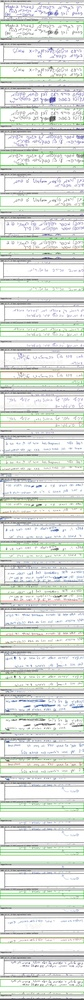
#> input picture evaluation/flagged_sample_review/bad_segmentation.jpg, 84 x 1000 px, shrunk from 900 x 10661 before the run, given in place of hc_e002_q1_r1.png, which was not available
$ python m2_ink_strokes.py
#> lines starting #> are read from the running program, lines starting #| are printed output that depends on the picture; after the words box and inside, x2 and y2 are one past the last pixel; in counts of white or black regions, pixels touching at a corner belong together; pictures that were not available may be replaced by others from this repository, and a replacement may not be noted
"""Phase 2A: deterministic image -> synthetic-stroke conversion (rtl heuristic).

Converts frozen hebrew_bench_v2 handwriting crops into ordered stroke paths
for a later ML Kit Digital Ink experiment. The student's true pen order is
UNKNOWN — reconstructed strokes are an approximation and every output says
so. No randomness anywhere; references.json is never read.

Pipeline per crop:
  grayscale -> Otsu threshold -> drop specks (<6 px) -> skeletonize ->
  skeleton graph (endpoints / junctions / edge paths) -> stroke assembly
  (rtl heuristic: components right-to-left; start at the endpoint nearest
  the top-right; greedy direction-preserving continuation at junctions) ->
  resampled ordered (x, y) points.

Outputs (per item):
  evaluation/hebrew_bench_v2/ink_strokes/rtl/<item>.json   stroke data+stats
  evaluation/hebrew_bench_v2/ink_strokes/diag/<item>.png   4-panel diagnostic
"""

from __future__ import annotations

import json
import sys
import time
from collections import defaultdict
from pathlib import Path

import cv2
import numpy as np
from skimage.filters import threshold_otsu
from skimage.measure import label
from skimage.morphology import skeletonize

if hasattr(sys.stdout, "reconfigure"):
    sys.stdout.reconfigure(encoding="utf-8", errors="replace")

REPO = Path(__file__).resolve().parents[1]
BENCH = REPO / "evaluation" / "hebrew_bench_v2"
OUT = BENCH / "ink_strokes"

GATE_ITEMS = [
    "hc_e002_q1_r1", "hc_e002_q1_r2", "hc_e002_q1_r3", "hc_e002_q1_r4",
    "hl_e003_q1_r1__l1", "hl_e003_q1_r2__l2", "hl_e003_q1_r3__l1",
    "hl_e003_q1_r4__l1", "hl_e004_q1_r1__l1", "hl_e004_q1_r2__l1",
    "hl_e004_q1_r3__l1", "hl_e004_q1_r3__l2", "hl_e005_q1_r1__l1",
    "hl_e005_q1_r1__l2", "hl_e005_q1_r2__l1", "hl_e005_q1_r2__l2",
    "hl_e006_q1_r1__l1", "hl_e006_q1_r2__l1", "hl_e006_q1_r3__l1",
    "hl_e007_q1_r1__l1",
]

NB8 = [(-1, -1), (-1, 0), (-1, 1), (0, -1), (0, 1), (1, -1), (1, 0), (1, 1)]


def load_gray(path: Path) -> np.ndarray:
    img = cv2.imread(str(path), cv2.IMREAD_GRAYSCALE)
    if img is None:
        raise ValueError(f"unreadable image {path}")
    return img


def binarize(gray: np.ndarray) -> np.ndarray:
    thr = threshold_otsu(gray)
    ink = gray < thr
    lab = label(ink, connectivity=2)
    keep = np.zeros_like(ink)
    for i in range(1, lab.max() + 1):
        m = lab == i
        if m.sum() >= 6:
            keep |= m
    return keep


# [35 lines left out: functions remove_structural_lines, solidify, not called in this run]


def skeleton_graph(skel: np.ndarray):
    """Return (degree image, edge paths). Edges connect nodes (deg!=2 pixels)
    or close cycles; each edge is an ordered pixel path [(y,x), ...]."""
    ys, xs = np.nonzero(skel)
    pix = set(zip(ys.tolist(), xs.tolist()))
    deg = {}
    for p in pix:
        deg[p] = sum(((p[0] + dy, p[1] + dx) in pix) for dy, dx in NB8)
    nodes = {p for p, d in deg.items() if d != 2}
    visited_dir = set()
    edges = []

    def walk(start, first):
        path = [start, first]
        prev, cur = start, first
        while cur not in nodes and cur != start:
            nxts = [
                (cur[0] + dy, cur[1] + dx) for dy, dx in NB8
                if (cur[0] + dy, cur[1] + dx) in pix
                and (cur[0] + dy, cur[1] + dx) != prev
            ]
            if not nxts:
                break
            prev, cur = cur, nxts[0]
            path.append(cur)
        return path

    for n in sorted(nodes):
        for dy, dx in NB8:
            first = (n[0] + dy, n[1] + dx)
            if first not in pix or (n, first) in visited_dir:
                continue
            path = walk(n, first)
            visited_dir.add((n, first))
            if len(path) > 1:
                visited_dir.add((path[-1], path[-2]))
                edges.append(path)
    # pure cycles (no nodes): trace remaining unvisited deg==2 pixels
    on_edges = {p for e in edges for p in e}
    leftover = pix - on_edges
    while leftover:
        start = min(leftover, key=lambda p: (p[1], p[0]))  # deterministic
        path = [start]
        prev, cur = None, start
        while True:
            nxts = [
                (cur[0] + dy, cur[1] + dx) for dy, dx in NB8
                if (cur[0] + dy, cur[1] + dx) in pix
                and (cur[0] + dy, cur[1] + dx) != prev
                and ((cur[0] + dy, cur[1] + dx) in leftover
                     or (cur[0] + dy, cur[1] + dx) == start)
            ]
            if not nxts:
                break
            prev, cur = cur, nxts[0]
            if cur == start:
                break
            path.append(cur)
        leftover -= set(path)
        if len(path) > 2:
            edges.append(path + [start])
    return deg, nodes, edges


# [93 lines left out: functions assemble_strokes_rtl, resample, not called in this run]


PALETTE = [(46, 134, 222), (231, 76, 60), (39, 174, 96), (155, 89, 182),
           (241, 196, 15), (26, 188, 156), (230, 126, 34), (52, 73, 94)]


# [19 lines left out: function diagnostics, not called in this run]


VERSION = "rtl"  # set to "rtl_a1" by --version a1


def convert(item_id: str) -> dict:
    t0 = time.monotonic()
    gray = load_gray(BENCH / "crops" / f"{item_id}.png")
    ink = binarize(gray)
    if VERSION == "rtl_a1":
        ink = remove_structural_lines(ink)
        ink = solidify(ink)
        # re-drop specks the line removal may have orphaned
        lab2 = label(ink, connectivity=2)
        keep = np.zeros_like(ink)
        for i in range(1, lab2.max() + 1):
            m = lab2 == i
            if m.sum() >= 6:
                keep |= m
        ink = keep
    n_components = int(label(ink, connectivity=2).max())
    skel = skeletonize(ink)
    deg, nodes, edges = skeleton_graph(skel)
    n_skel = max(len(deg), 1)
    junctions = [p for p, d in deg.items() if d >= 3]
    endpoints = [p for p, d in deg.items() if d == 1]
    ambiguous = set()
    for p in junctions:
        ambiguous.add(p)
        for dy, dx in NB8:
            q = (p[0] + dy, p[1] + dx)
            if q in deg:
                ambiguous.add(q)
    strokes_px = assemble_strokes_rtl(nodes, edges, gray.shape)
    strokes = [resample(s) for s in strokes_px if len(s) >= 3]
    dt = time.monotonic() - t0
    diagnostics(gray, skel, strokes, OUT / ("diag" if VERSION == "rtl" else "diag_a1") / f"{item_id}.png")
    rec = {
        "item": item_id,
        "heuristic": VERSION,
        "stroke_order_note": (
            "SYNTHETIC approximation — the student's true pen order is unknown"
        ),
        "width": int(gray.shape[1]), "height": int(gray.shape[0]),
        "n_ink_components": n_components,
        "n_strokes": len(strokes),
        "n_junction_pixels": len(junctions),
        "junction_density": round(len(junctions) / n_skel, 4),
        "n_endpoints": len(endpoints),
        "ambiguous_skeleton_fraction": round(len(ambiguous) / n_skel, 4),
        "conversion_latency_s": round(dt, 2),
        "strokes": [[[int(x), int(y)] for x, y in s] for s in strokes],
    }
    (OUT / VERSION / f"{item_id}.json").write_text(
        json.dumps(rec, ensure_ascii=False), encoding="utf-8"
    )
    return rec


def main() -> int:
    global VERSION
    import argparse
    ap = argparse.ArgumentParser()
    ap.add_argument("--version", choices=["v1", "a1"], default="v1")
    args = ap.parse_args()
    VERSION = "rtl" if args.version == "v1" else "rtl_a1"
    (OUT / VERSION).mkdir(parents=True, exist_ok=True)
    (OUT / ("diag" if VERSION == "rtl" else "diag_a1")).mkdir(parents=True, exist_ok=True)
    rows = []
    for item in GATE_ITEMS:
        try:
            r = convert(item)
#> in load_gray, `img = cv2.imread(str(path), cv2.IMREAD_GRAYSCALE)`:
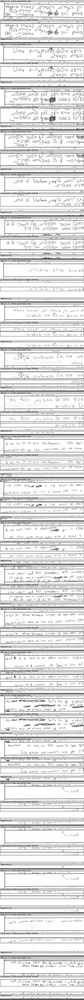
#> img: shape (1000, 84); min 58, max 255, mean 221.4
#> in binarize, `thr = threshold_otsu(gray)`: thr = 214
#> in binarize, `ink = gray < thr`:
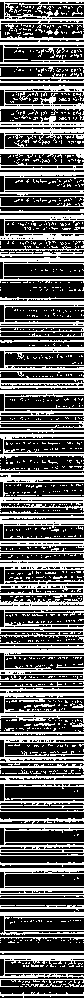
#> ink: shape (1000, 84) bool; 37.9% white in thin lines or dots
#> in binarize, `lab = label(ink, connectivity=2)`:
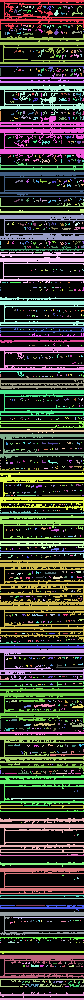
#> lab: shape (1000, 84) int32; 1034 distinct labels, from 0 to 1033; one colour per label, 0 black
#> the loop in binarize, `for i in range(1, lab.max() + 1):` made 1033 passes
#> pass 1, in binarize, `m = lab == i`:
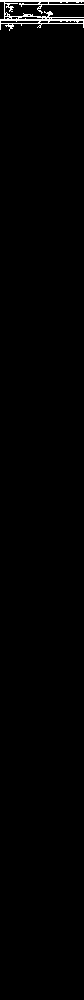
#> m: shape (1000, 84) bool; 0.96% white in thin lines or dots, all inside (x1, y1, x2, y2) = (0, 0, 84, 31)
#> pass 2, in binarize, `m = lab == i`:
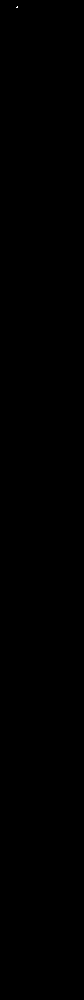
#> m: shape (1000, 84) bool; 0% white in thin lines or dots, all inside (x1, y1, x2, y2) = (16, 6, 18, 8)
#> after the loop in binarize, `for i in range(1, lab.max() + 1):`:
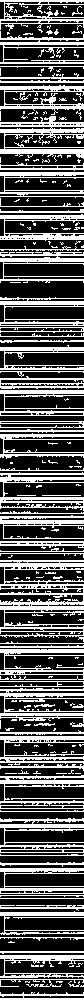
#> keep: shape (1000, 84) bool; 35.7% white; 211 white regions (141 under 20 px), largest, box (x1, y1, x2, y2) and area: (0, 560, 84, 642) 2704, (0, 116, 84, 159) 1562, (0, 472, 84, 511) 1206
#> in convert, `n_components = int(label(ink, connectivity=2).max())`: n_components = 211
#> in convert, `skel = skeletonize(ink)`:
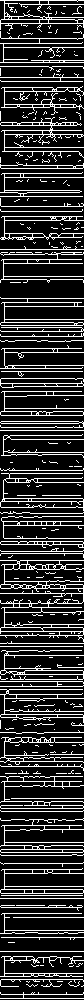
#> skel: shape (1000, 84) bool; 19.9% white in thin lines or dots
#> in skeleton_graph, `ys, xs = np.nonzero(skel)`: ys = 16678 values from 0 to 998; xs = 16678 values, max 83 at index 82, min 0 at index 0, mean 41.41
#> in skeleton_graph, `pix = set(zip(ys.tolist(), xs.tolist()))`: pix = 16678 items
#> the loop in skeleton_graph, `for p in pix:` made 16678 passes
#> p on passes 1 to 3: (435, 40), (569, 40), (173, 40)
#> in skeleton_graph, `nodes = {p for p, d in deg.items() if d != 2}`: nodes = 4029 items
#> in skeleton_graph, `first = (n[0] + dy, n[1] + dx)`: first = (-1, -1)
            rows.append(r)
            print(f"{item}: comps={r['n_ink_components']} strokes={r['n_strokes']} "
                  f"junc_density={r['junction_density']} "
                  f"ambig={r['ambiguous_skeleton_fraction']} "
                  f"endpoints={r['n_endpoints']} t={r['conversion_latency_s']}s")
        except Exception as e:  # noqa: BLE001
            rows.append({"item": item, "error": f"{type(e).__name__}: {e}"})
            print(f"{item}: CONVERSION FAILED {type(e).__name__}: {e}")
    ok = [r for r in rows if "error" not in r]
    if ok:
        med = lambda k: sorted(r[k] for r in ok)[len(ok) // 2]  # noqa: E731
        print(f"\nconverted {len(ok)}/{len(rows)}")
        print(f"median components={med('n_ink_components')} strokes={med('n_strokes')} "
              f"junction_density={med('junction_density')} "
              f"ambiguous_fraction={med('ambiguous_skeleton_fraction')}")
    (OUT / f"summary_{VERSION}.json").write_text(
        json.dumps(rows, ensure_ascii=False, indent=1, default=str)[:400000],
        encoding="utf-8",
    )
    return 0


if __name__ == "__main__":
    sys.exit(main())

$ run again, on evaluation/hebrew_bench/human_annotation/crops/e002_q1_r1.png
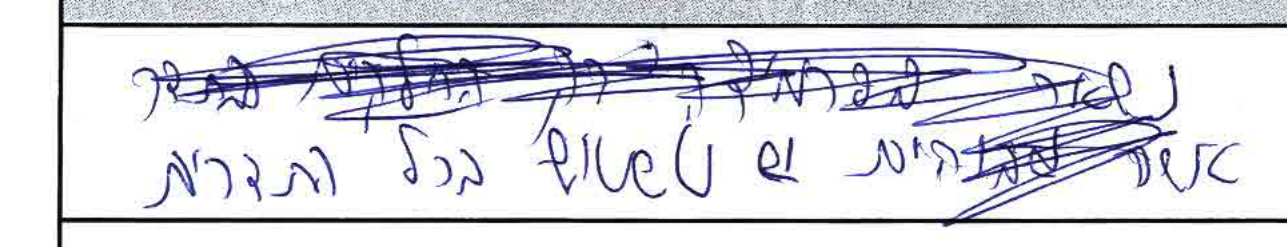
#> input picture evaluation/hebrew_bench/human_annotation/crops/e002_q1_r1.png, 1287 x 247 px, given in place of hc_e002_q1_r1.png, which was not available
#> thr = 157
#> ink: shape (247, 1287) bool; 15.3% white; 866 white regions (841 under 20 px), largest, box (x1, y1, x2, y2) and area: (57, 0, 1287, 247) 41096, (595, 137, 666, 199) 687, (675, 124, 712, 198) 520
#> lab: shape (247, 1287) int32; 867 distinct labels, from 0 to 866
#> after the loop in binarize, `for i in range(1, lab.max() + 1):`:
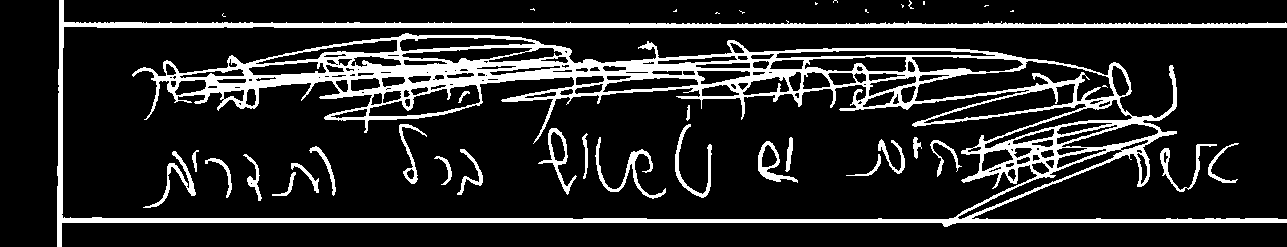
#> keep: shape (247, 1287) bool; 14.9% white; 39 white regions (14 under 20 px), largest, box (x1, y1, x2, y2) and area: (57, 0, 1287, 247) 41096, (595, 137, 666, 199) 687, (675, 124, 712, 198) 520
#> n_components = 39
#> in convert, `skel = skeletonize(ink)`:
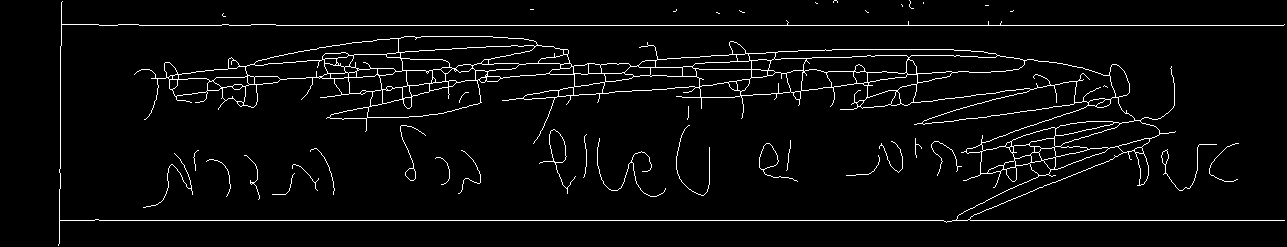
#> skel: shape (247, 1287) bool; 3.9% white in thin lines or dots
#> ys = 12459 values from 0 to 245; xs = 12459 values, max 1284 at index 194, min 58 at index 12457, mean 676.8
#> pix = 12459 items
#> the loop in skeleton_graph, `for p in pix:` made 12459 passes
#> p on passes 1 to 3: (139, 981), (68, 512), (109, 550)
#> nodes = 1325 items
#> first = (-1, 908)
